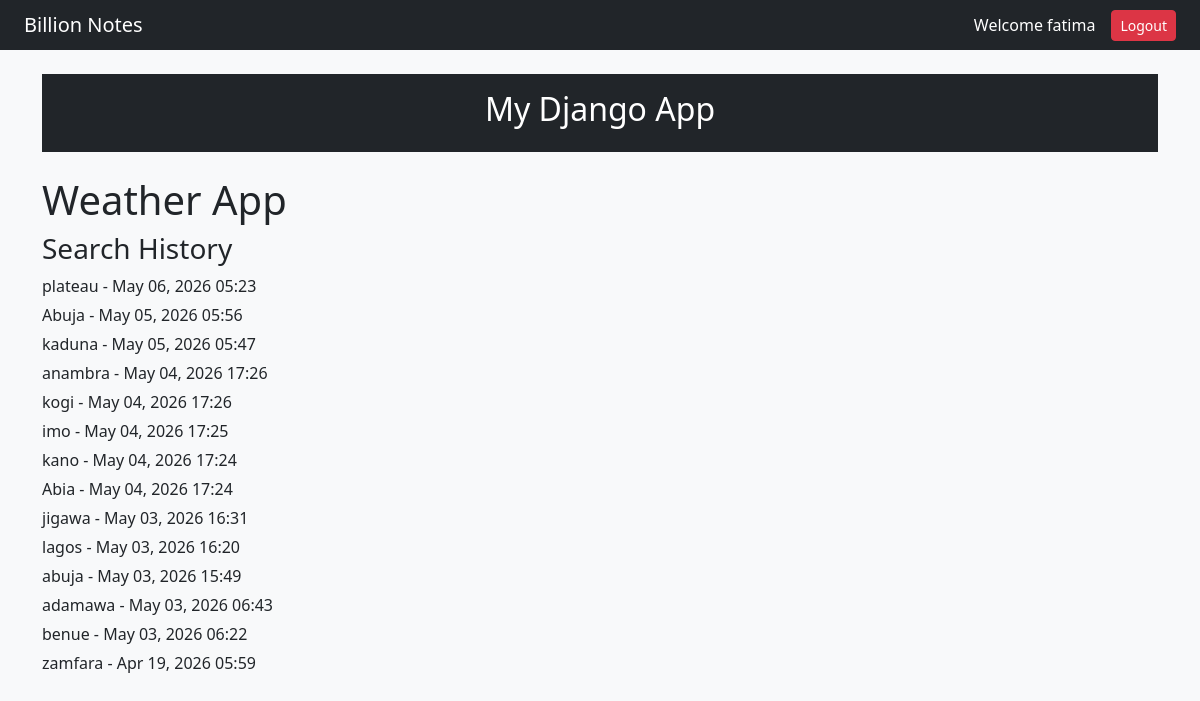
/weather/ (signed in), run on an earlier commit of the app's database.
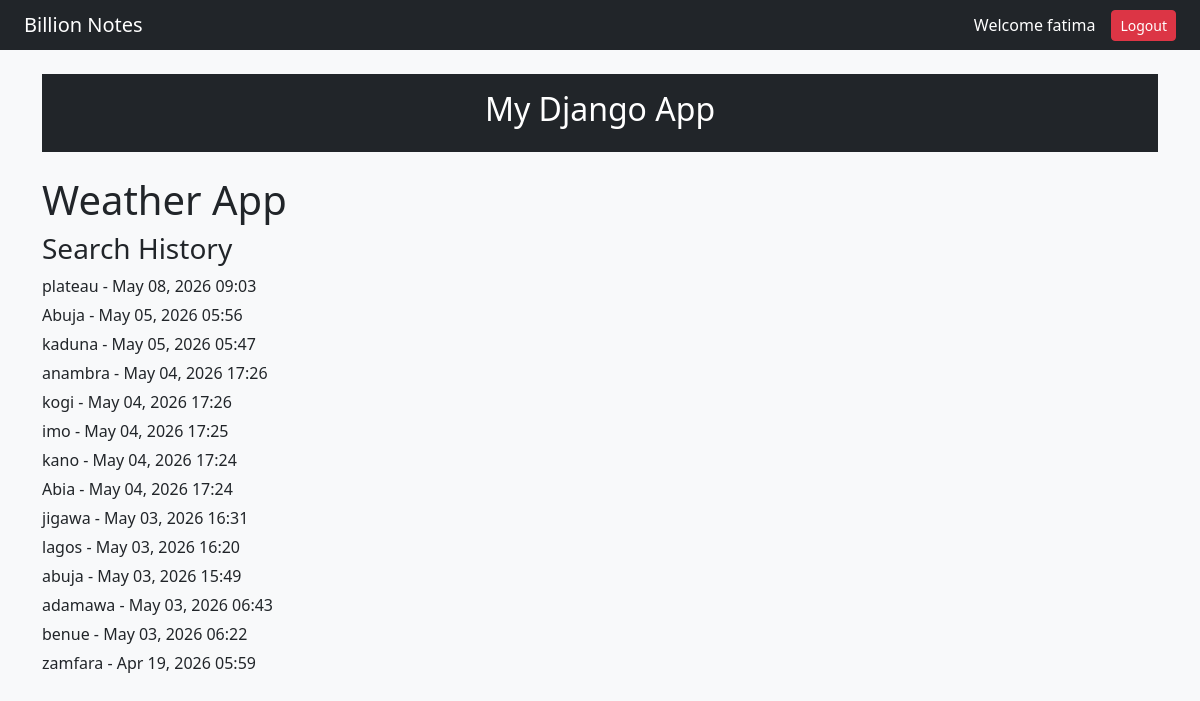
And on a later commit of the database.
### weather/models.py (models this page shows)
class SearchHistory(models.Model):
    user = models.ForeignKey(User, on_delete=models.CASCADE)
    city = models.CharField(max_length=100)
    searched_at = models.DateTimeField(auto_now_add=True)

### dashboard/views.py (the view, shortened to what this page needs)
# urls.py: path("", views.weather_view, name="weather"),
@login_required
def weather_view(request):
    context = {}
    history = SearchHistory.objects.filter(user=request.user).order_by("-searched_at")
    context["history"] = history
    return render(request, "weather/index.html", context)

### weather/templates/weather/index.html (shortened to what this page needs)
{% extends "base.html" %}
{% block content %}
    <h1>Weather App</h1>
<h3>Search History</h3>
<u1 style="list-style: none; padding:0;">
    {% for item in history %}
        <li style="margin-bottom: 5px;">
            {{ item.city }} - {{ item.searched_at|date:"M d, Y H:i"}}
        </li>
        {% endfor %}
</u1>
{% endblock %}

What changed in the data, as far as the page shows it:
changed SearchHistory "plateau": searched_at "May 06, 2026 05:23" → "May 08, 2026 09:03"
